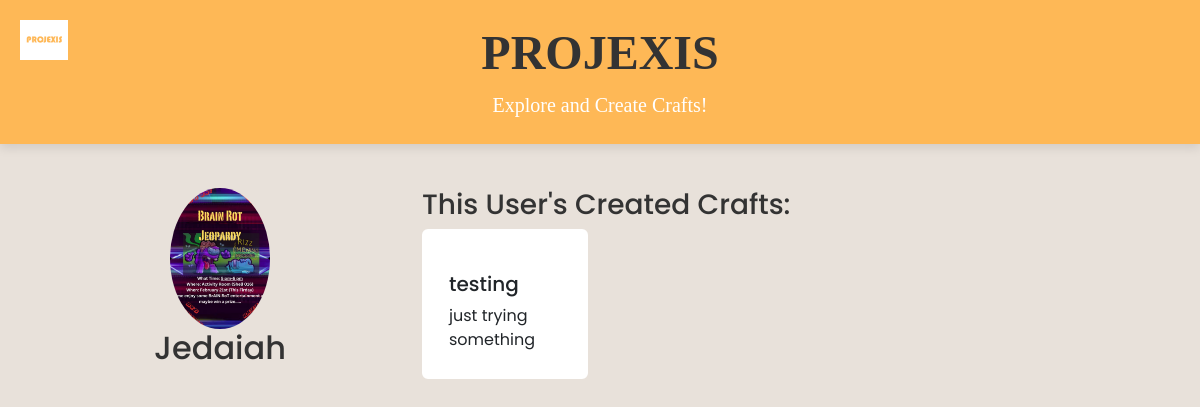
Before: /accounts/4/view/ with the older database file.
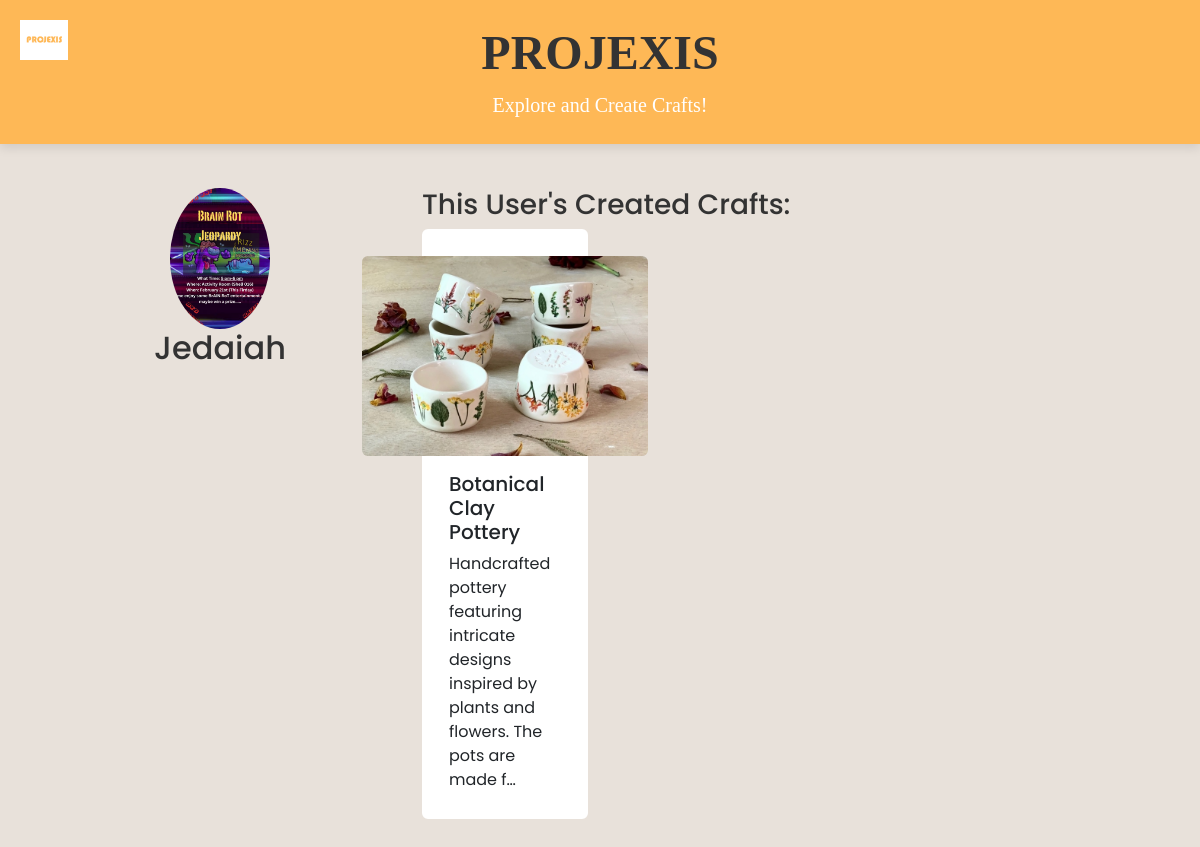
After: the same page with the newer database file.
### accounts/models.py (models this page shows, shortened)
class Profile(models.Model):
    user = models.OneToOneField(User, on_delete=models.CASCADE)
    picture = models.ImageField(upload_to='profile_pics/', null=True, blank=True)
    location = models.CharField(max_length=100, null=True, blank=True)
    liked_crafts = models.ManyToManyField(CraftIdeaModel, related_name='liked_by', blank=True)
    user_crafts = models.ManyToManyField(CraftIdeaModel, related_name='created_by', blank=True)

### Media/models.py (models this page shows, shortened)
class CraftIdeaModel(models.Model):
    id = models.AutoField(primary_key=True)
    title = models.CharField(max_length=200)
    userThatUploaded = models.ForeignKey(User, on_delete=models.CASCADE)  # okay I have no idea if this is right but hey lets give it a shot
    description = models.TextField()
    image = models.ImageField(upload_to='movie_images/', null=True, blank=True) # horrible name but what can you do
    video = models.URLField(max_length=500, null=True, blank=True)  # horrible name again...

### accounts/views.py (the view)
# urls.py: path('<int:id>/view/', views.view_profile, name='view_profile'),
def view_profile(request, id):
    thisProfile = get_object_or_404(Profile, pk=id)
    thisUser_crafts = thisProfile.user_crafts.all()
    context = {
        'thisProfile': thisProfile,
        'user_crafts': thisUser_crafts,
    }
    return render(request, 'accounts/view_profile.html', context)

### accounts/templates/accounts/view_profile.html
{% extends 'base.html' %}
{% block content %}
<div class="container mt-4">
    <div class="row">
        <div class="col-md-4 text-center">
            {% if thisProfile.picture %}
                <img src="{{ thisProfile.picture.url }}" alt="Profile Picture" class="rounded-circle" width="100">
            {% else %}
                <img src="/CraftSite/static/img/Default.png" alt="Default Profile Picture" class="rounded-circle" width="100">
            {% endif %}
            <h2>{{ thisProfile.user.username }}</h2>
        </div>
        <div class="col-md-8">
            <h3>This User's Created Crafts:</h3>
            {% if user_crafts %}
                <div class="row">
                    {% for craft in user_crafts %}
                        <div class="col-md-4 col-lg-3 mb-2">
                            <div class="p-2 card align-items-center pt-4">
                                {% if craft.image %}
                                    <img src="{{ craft.image.url }}" class="card-img-top rounded img-card-200" alt="{{ craft.title }}">
                                {% endif %}
                                <div class="card-body">
                                    <h5 class="card-title">{{ craft.title }}</h5>
                                    <p class="card-text">{{ craft.description|truncatechars:100 }}</p>
                                </div>
                            </div>
                        </div>
                    {% endfor %}
                </div>
            {% else %}
                <p>This user hasn't created any crafts yet.</p>
            {% endif %}
        </div>
    </div>
</div>
{% endblock content %}

### CraftSite/templates/base.html (shortened to what this page needs)
<!DOCTYPE html>
<html>
{% load static %}
<head>
  <link href="https://cdn.jsdelivr.net/npm/bootstrap@5.3.3/dist/css/bootstrap.min.css" rel="stylesheet">
  <link rel="stylesheet" href="https://cdnjs.cloudflare.com/ajax/libs/font-awesome/6.1.1/css/all.min.css">
  <link rel="stylesheet" type="text/css" href="{% static 'css/style.css' %}">
  <link rel="stylesheet" type="text/css" href="{% static 'css/chatbot.css' %}">
  <link rel="stylesheet" href="https://cdn.jsdelivr.net/npm/swiper/swiper-bundle.min.css" />
</head>
<body style="font-family: 'Poppins', sans-serif; transition: background-color 0.5s;">
<img src="{% static 'img/logo.png' %}"
     onclick="openNav()"
     style="height: 40px; position: fixed; top: 20px; left: 20px; cursor: pointer; z-index: 1001;"
     alt="Open Sidebar">
<header class="site-header bg-index text-white text-center py-4">
  <div class="container">
    <h1>PROJEXIS</h1>
    <p class="lead">Explore and Create Crafts!</p>
  </div>
</header>
<div id="main" style="transition: margin-left .5s; padding: 20px;">
  {% block content %}{% endblock %}
</div>
</body>
</html>

### CraftSite/static/css/style.css (style rules this page uses)
.card { border: 3px solid #FFFFFF ; }
.img-card-200 { width: fit-content; max-height: 200px; }
:root { --beige: #E8E1DA; --orange: #FEB856; }
body { font-family: 'Poppins', sans-serif; background-color: var(--beige); color: #333; margin: 0; }
.site-header { background-color: var(--orange); color: white; font-family: 'Playfair Display'; text-align: center; padding: 3rem 1rem; box-shadow: 0 4px 10px rgba(0, 0, 0, 0.1); }
.site-header h1 { font-size: 3rem; font-weight: 600; margin-bottom: 0.5rem; }
.site-header p { font-size: 1.25rem; font-weight: 300; margin: 0; }

### CraftSite/static/css/chatbot.css (style rules this page uses)
:root { --beige: #E8E1DA; --orange: #FEB856; --text-dark: #333; --white: #fff; }
body { font-family: 'Inter', sans-serif; background-color: var(--beige); color: var(--text-dark); margin: 0; padding: 0; }
h1, h2 { text-align: center; color: var(--text-dark); }

Changed rows visible on the page:
removed CraftIdeaModel: title "testing", description "just trying something"
added CraftIdeaModel: image (picture), title "Botanical Clay Pottery", description "Handcrafted pottery featuring intricate designs inspired by plants and flowers. The pots are made f…"
